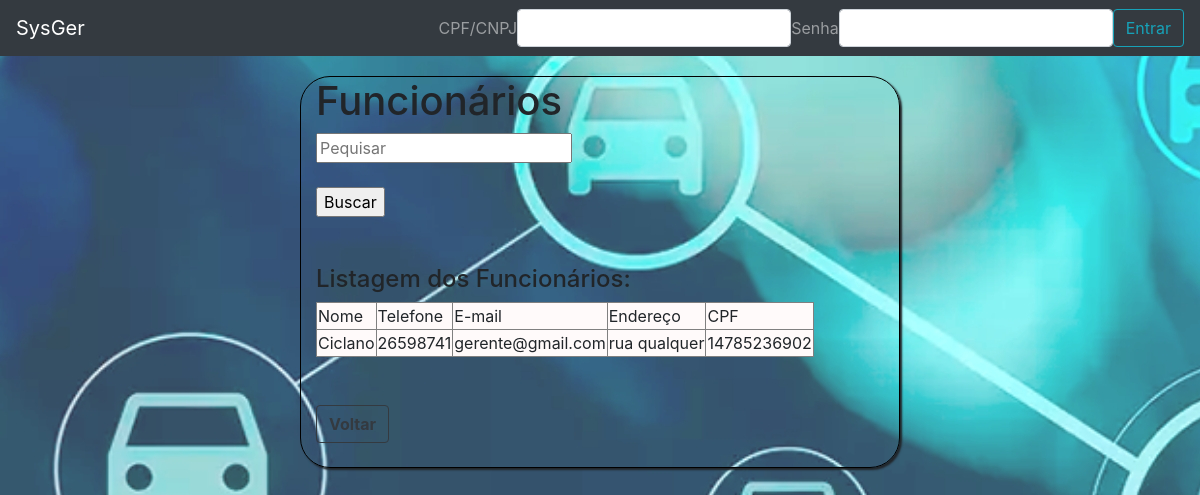
/Lista_func.php, run on an earlier commit of the app's database.
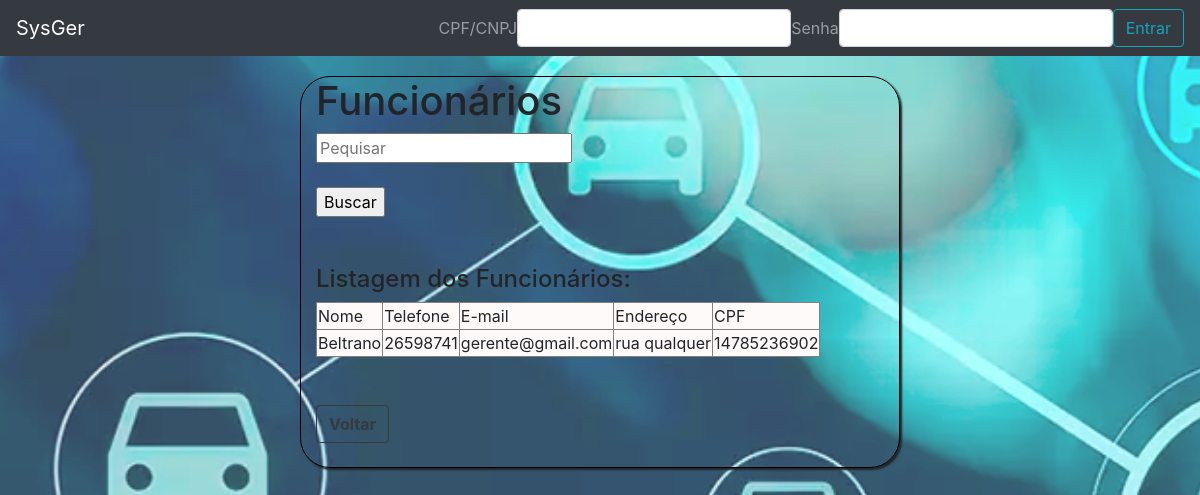
And on a later commit of the database.
### tables this page shows
CREATE TABLE Gerenciamento (

				idGerenciamento INT UNSIGNED AUTO_INCREMENT NOT NULL,
				nome VARCHAR(30) NOT NULL,
				senha VARCHAR(60) NOT NULL,
				endereco VARCHAR(500),
				telefone INT,
				dataNasc DATE,
				email VARCHAR(100),
				cpf VARCHAR(100) NOT NULL,
				PRIMARY KEY(IdGerenciamento)

				);

### funcoes.php (called while the page is built, shortened)
<?php
function FazerLigacao()
{
	$bd = new PDO('mysql:host=localhost;dbname=bancosysger;charset=utf8',
	'bancosysger',
	'tccsysger');
	$bd->setAttribute(PDO::ATTR_ERRMODE,
					  PDO::ERRMODE_EXCEPTION);
	return $bd;
}
function ListaSubgerente()
{
$bd = FazerLigacao();
$sql = $bd->query('SELECT * FROM gerenciamento' );
if ($sql->execute())
{
	return $sql->fetchall();
}
return null;
}
?>

### Lista_func.php (the view, shortened to what this page needs)
<?php
require_once ('funcoes.php');
 ?>
<!DOCTYPE html>
<html>
<head>
</head>
<body>
  <?php require('BarraNav.php'); ?>
  <div>
<main class="container" style="border: 1px solid black;
                        max-width: 600px;
                        margin-top: 20px;
                        border-radius:30px 30px 30px 30px;
                        box-shadow: 2px 2px 2px">
      <h1> Funcionários </h1>
      <form action="Lista_func" method="GET">
      <input name= "Pesquisa" type= "text" placeholder="Pequisar"></input><br><br>
      <input type= "submit" value= "Buscar"/><br><br><br></input>
    </form>
      <?php
        if (empty($nome))
            {
                $subgerentes = ListaSubgerente();
            }
            else {
                $subgerentes = BuscarSubgerente($nome);
                }
         if ($subgerentes != null)
        {
						echo "<h4>Listagem dos Funcionários:</h4>";
	          echo "<table border='1' bgcolor= '#FFFAFA'>";
						echo "<tr>";
						echo "<td>Nome</td>";
						echo "<td>Telefone</td>";
						echo "<td>E-mail</td>";
            echo "<td>Endereço</td>";
						echo "<td>CPF</td>";
				   	echo "</tr>";
						foreach($subgerentes as $s)
            {
		          echo "<tr>";
		          echo "<td>".$s['nome']."</td>";
		          echo "<td>".$s['telefone']."</td>";
		          echo "<td>".$s['email']."</td>";
              echo "<td>".$s['endereco']."</td>";
							echo "<td>".$s['cpf']."</td>";
	            echo "</tr>";
		         }
              echo "</table>";
					}
?>
<br><br>
<a href ="administrador.php" class="btn btn-outline-dark"><b>Voltar</b></a></br></br>
    </div>
	</body>
</html>

### BarraNav.php (shortened to what this page needs)
<?php
	require_once('funcoes.php');
	if (array_key_exists('emailUsuarioLogado', $_SESSION))
	{
		$usuarioConectado = BuscaUsuarioPorEmail($_SESSION['emailUsuarioLogado']);
		if ($usuarioConectado == null)
		{
			$usuarioConectado = BuscaSubgerentePorEmail($_SESSION['emailUsuarioLogado']);
		}
	}
	else
	{
		$usuarioConectado = null;
	}
?>
<link rel="stylesheet" href="https://stackpath.bootstrapcdn.com/bootstrap/4.1.3/css/bootstrap.min.css">
<nav class="navbar navbar-dark bg-dark">
	<a class="navbar-brand" style="color:white">SysGer</a>
	<?php if ($usuarioConectado == null) { ?>
		<form class="form-inline" method="POST" action="Controladores/Entrar.php">
			<label class="navbar-text"> CPF/CNPJ </label></br><input class="form-control" name="CPF/CNPJ" required type="text" value="" minlenght="11" maxlength="14"/></label>
			<label class="navbar-text"> Senha </label></br><input class="form-control" name="senha" required type="password" value=""/minlenght="6" maxlength="12"></label>
			<input class="btn btn-outline-info my-2 my-sm-0" type= "submit" value= "Entrar"/>
		</form>
	<?php } ?>
</nav>

What changed in the data, as far as the page shows it:
changed gerenciamento "gerente@gmail.com": nome "Ciclano" → "Beltrano"
